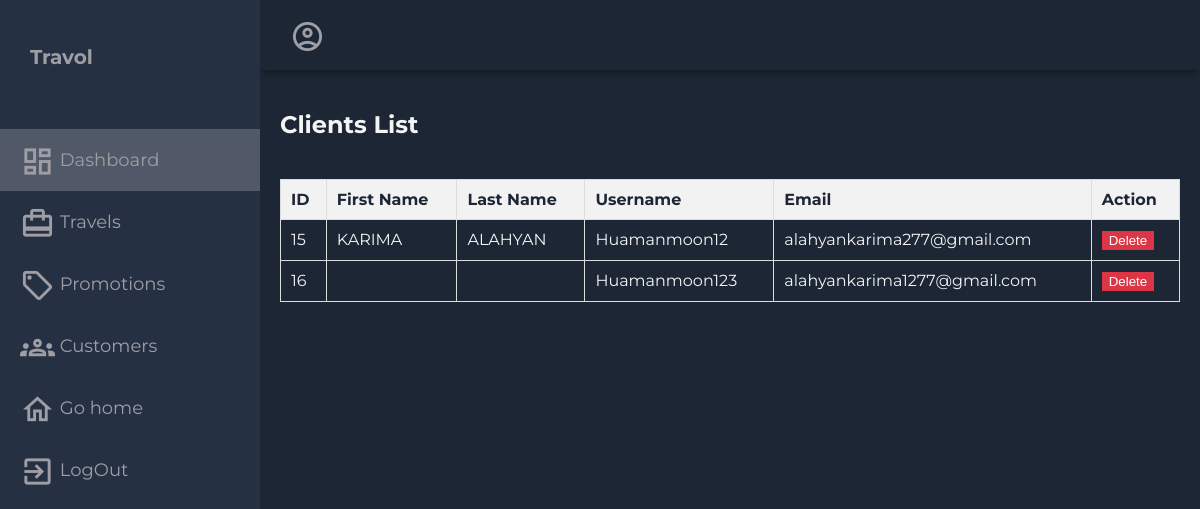
The app's page /clients/, older data.
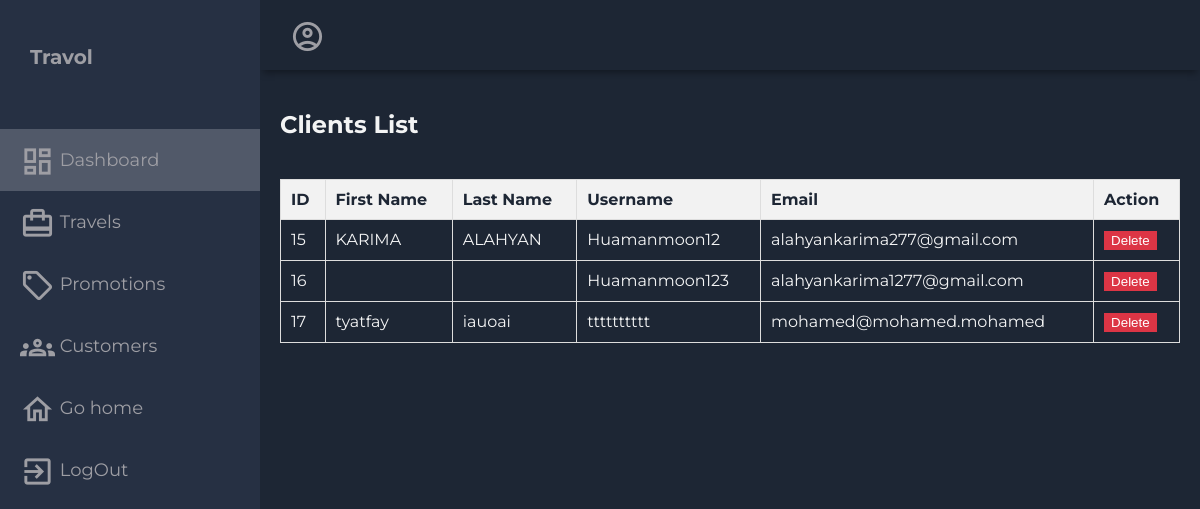
The same page, newer data.
### myfirstapp/models.py (models this page shows, shortened)
class CustomUser(AbstractUser):
    email = models.EmailField(unique=True)
    password = models.CharField(max_length=128)  # Use a more secure method for storing passwords
    birth_date = models.DateField(null=True, blank=True)
    first_name = models.CharField(max_length=30)
    last_name = models.CharField(max_length=30)
    groups = models.ManyToManyField(
        "auth.Group",
        related_name="customuser_set",
        blank=True,
        help_text="The groups this user belongs to. A user will get all permissions granted to each of their groups.",
        verbose_name="groups",
    )
    user_permissions = models.ManyToManyField(
        "auth.Permission",
        related_name="customuser_set",
        blank=True,
        help_text="Specific permissions for this user.",
        verbose_name="user permissions",
    )

### myfirstapp/views.py (the view)
# urls.py: path('clients/', client_list, name='client_list'),
def client_list(request):
    users = get_user_model().objects.filter(is_superuser=False)
    username = request.user.username
    context = {
        'username': username,
        'user_list': users,
    }
    return render(request, 'myfirstapp/Clients.html', context)

### myfirstapp/templates/myfirstapp/Clients.html (shortened to what this page needs)
{% load static %}
<!DOCTYPE html>
<html lang="en">
<head>
  <link rel="stylesheet" href="{% static 'css/dashboard.css' %}">
</head>
<body>
  <div class="grid-container">
    <header class="header">
      <div class="header-right">
        <span class="material-icons-outlined">account_circle</span>
      </div>
    </header>
    <aside id="sidebar">
      <div class="sidebar-title">
        <div class="sidebar-brand">
          Travol
        </div>
      </div>
      <ul class="sidebar-list">
        <li class="sidebar-list-item" id="aa">
          <a href="{% url 'administrator_dashboard' %}">
            <span class="material-icons-outlined">dashboard</span> Dashboard
          </a>
        </li>
        <li class="sidebar-list-item">
          <a href="{% url 'list_travels'%}">
            <span class="material-icons-outlined">card_travel</span> Travels
          </a>
        </li>
        <li class="sidebar-list-item">
          <a href="{% url 'add_promotion' %}">
            <span class="material-icons-outlined">local_offer</span> Promotions
          </a>
        </li>
        <li class="sidebar-list-item">
          <a href="{% url 'client_list' %}">
            <span class="material-icons-outlined">groups</span> Customers
          </a>
        </li>
        <li class="sidebar-list-item">
          <a href="{% url 'home_page' %}">
            <span class="material-icons-outlined">home</span> Go home
          </a>
        </li>
        <li class="sidebar-list-item">
          <a href="{% url 'logout_view' %}">
            <span class="material-icons-outlined">exit_to_app</span> LogOut
          </a>
        </li>
      </ul>
    </aside>
    {% block content %}
    <div class="main-container">
      <div class="main-title">
        <h2>Clients List</h2>
      </div>
      <div class="customer-list">
        <table class="table">
          <thead>
            <tr>
              <th>ID</th>
              <th>First Name</th>
              <th>Last Name</th>
              <th>Username</th>
              <th>Email</th>
              <th>Action</th>
            </tr>
          </thead>
          <tbody>
            {% for user in user_list %}
            <tr>
              <td>{{ user.id }}</td>
              <td>{{ user.first_name }}</td>
              <td>{{ user.last_name }}</td>
              <td>{{ user.username }}</td>
              <td>{{ user.email }}</td>
              <td>
                <form action="{% url 'delete_client' user.id %}" method="POST">
                  <button type="submit" class="btn btn-danger">Delete</button>
              </td>
            </tr>
            {% endfor %}
          </tbody>
        </table>
      </div>
    </div>
    {% endblock %}
  </div>
</body>
</html>

Row changes from the older to the newer data that the page shows:
added CustomUser: id "17", first_name "tyatfay", last_name "iauoai", username "tttttttttt", email "mohamed@mohamed.mohamed"
